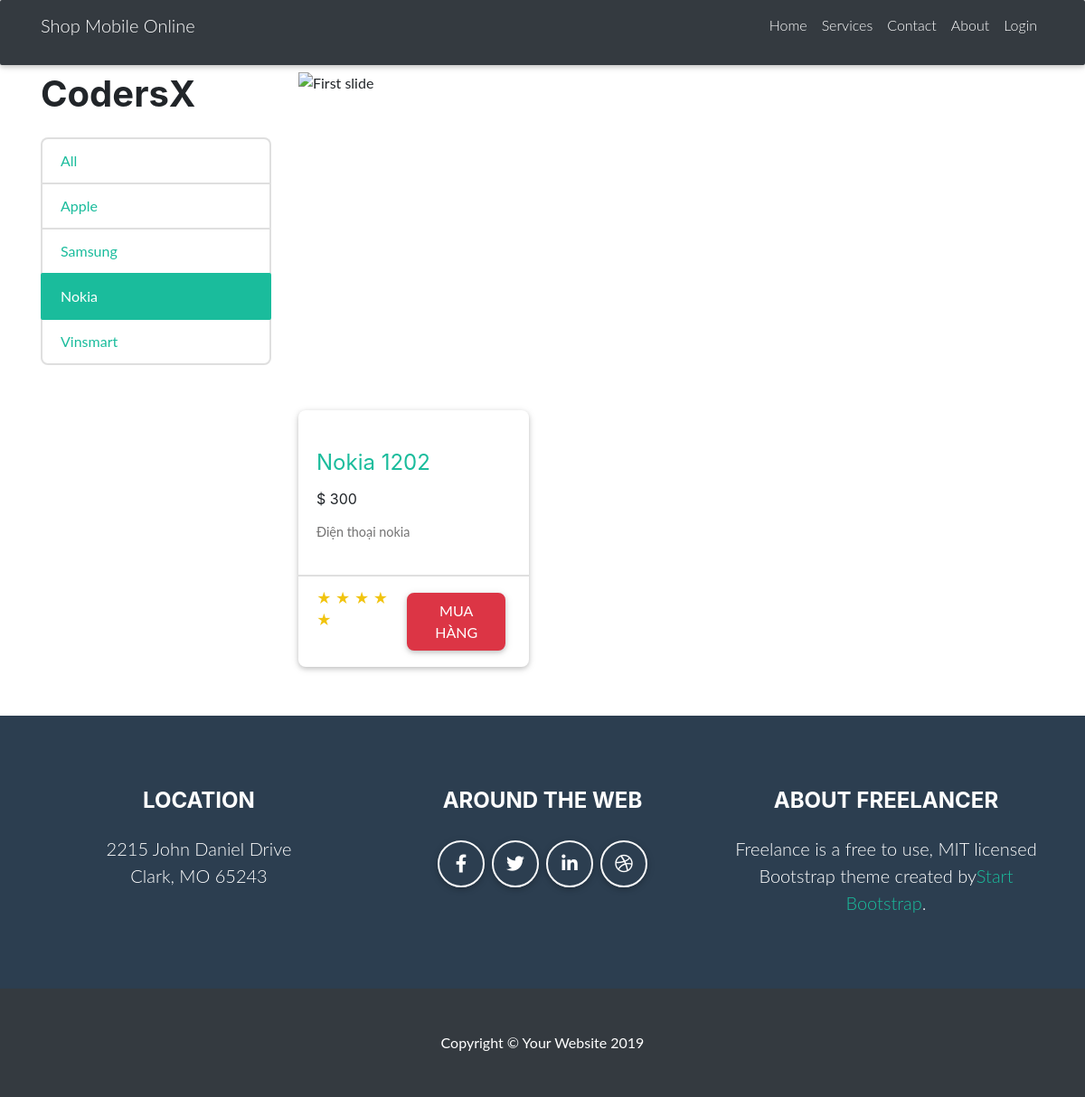
/index.php?category=3, run on the app's committed database.
### tables this page shows
CREATE TABLE `category` (
  `id` int(11) NOT NULL,
  `name` text NOT NULL
);

CREATE TABLE `products` (
  `id` int(11) NOT NULL,
  `name` text NOT NULL,
  `price` int(11) NOT NULL,
  `desc` text NOT NULL,
  `description` text NOT NULL,
  `star` text NOT NULL,
  `category_id` int(11) NOT NULL,
  `image` text NOT NULL
);

### models/Category.php (called while the page is built, shortened)
<?php
class Category{
    function Category($id , $name )
    {
        $this->id = $id;
        $this->name = $name;
    }
    static function getListCategoryFromDB(){
        $con = Products::connect();
        $sql = "SELECT * FROM `category` ";
        $result =  $con->query($sql);
        $lsCategory = array();
        if($result->num_rows > 0){
            while ($row = $result->fetch_assoc()) {
                $cat = new Category($row["id"],$row["name"]);
                array_push($lsCategory,$cat);
            }
        }
        return $lsCategory;
    }
}
?>

### models/Products.php (called while the page is built, shortened)
<?php
class Products{
    function Products($id , $name , $desc, $price, $description, $star,$image,$category)
    {
        $this->id = $id;
        $this->name = $name;
        $this->desc = $desc;
        $this->price = $price;
        $this->star = $star;
    }
    static function connect(){
        $con = new  mysqli("localhost","root","","products_carts");
        $con->set_charset("utf8");
        return $con;
    }
    static function getListProductsByCategory($cate){
        $con = Products::connect();
        $sql = "SELECT * FROM `products` where category_id = $cate";
        $result =  $con->query($sql);
        $lsProducts = array();
        if($result->num_rows > 0){
            while ($row = $result->fetch_assoc()) {
                $Products = new Products($row["id"],$row["name"],$row["desc"],$row["price"],$row["description"],$row["star"],$row["image"],$row["category_id"]);
                array_push($lsProducts,$Products);
            }
        }
        return $lsProducts;
    }
}
?>

### components/category.php (the view)
<?php
   $lsCategory = Category::getListCategoryFromDB();
?>
<div class="col-lg-3">
   <h1 class="my-4">CodersX</h1>
   <div class="list-group">
      <a class="list-group-item <?php if (!$_REQUEST["category"]) echo 'active' ?>" href="index.php">All</a>
      <?php
      foreach ($lsCategory as $key => $value) {
         ?>
         <a class="list-group-item <?php if ($_REQUEST["category"] && $_REQUEST["category"]==$value->id) echo 'active' ?>" href="index.php?category=<?php echo $value->id?>"><?php echo $value->name ?></a>
      <?php  } ?>
   </div>
</div>

### components/products.php
<?php
if (isset($_REQUEST["category"]))
    $lsProducts = Products::getListProductsByCategory($_REQUEST["category"]);
else
    $lsProducts = Products::getListProductsFromDB();
foreach ($lsProducts as $key => $value) {
    ?>
    <div class="col-lg-4 col-md-6 mb-4">
        <div class="card h-100">
            <a href="product-detail.php?id=<?php echo $value->id?>"> <img class="card-img-top" src="<?php echo $value->image?>" alt="" />
            </a>
            <div class="card-body">
                <h4 class="card-title">
                    <a href="product-detail.php?id=<?php echo $value->id?>"><?php echo $value->name?> </a> </h4>
                <h5>$ <?php echo $value->price?></h5>
                <p class="card-text"><?php echo $value->desc?></p>
            </div>
            <div class="card-footer box-flex">
                <p style="color: #f1c40f"><?php for ($i=0;$i<5;$i++){ if ($i < $value->star) echo "★ "; else echo "☆ ";}  ?></p>
                <a href="buy-product.php?id=<?php echo $value->id?>">
                    <div class="btn btn-danger btn-muahang">Mua hàng</div>
                </a>
            </div>
        </div>
    </div>
<?php } ?>

### css/shop-homepage.css (style rules this page uses)
body { padding-top: 56px; }

### css/style.css (style rules this page uses)
.box-flex { display: flex; justify-content: space-between; }

### data on the page
category: name "Apple"
category: name "Samsung"
category: name "Nokia"
category: name "Vinsmart"
products: name "Nokia 1202", price "300", desc "Điện thoại nokia", star "5" (drawn)
